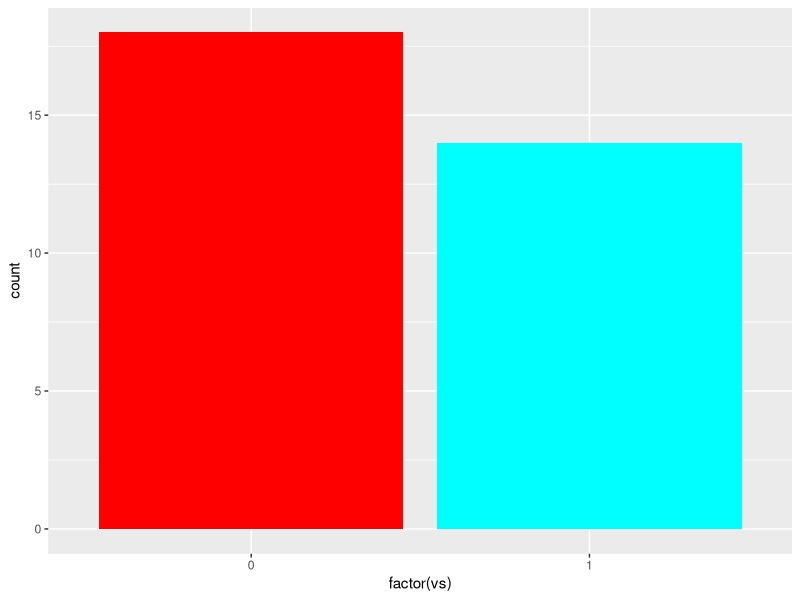
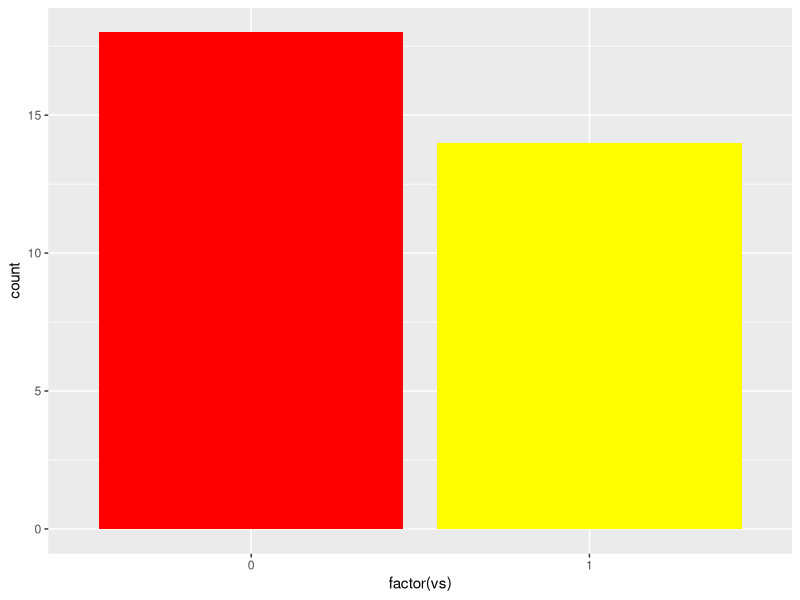
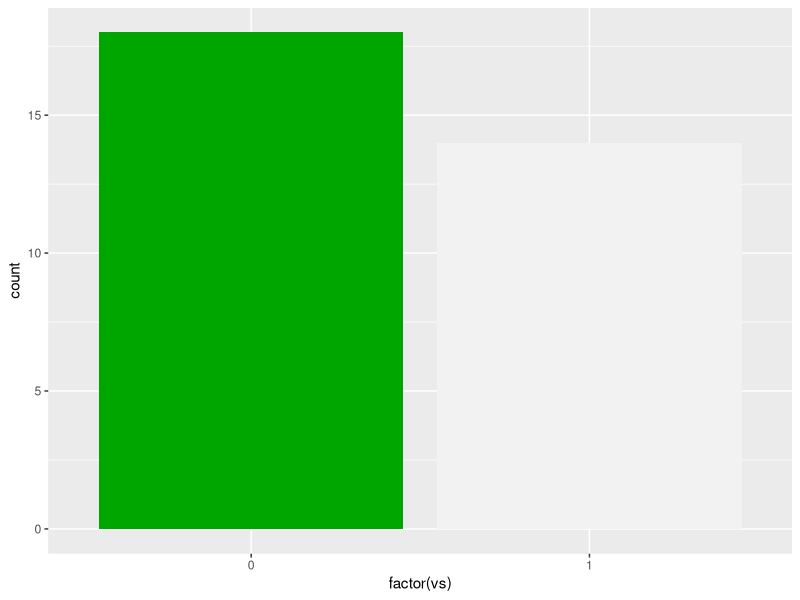
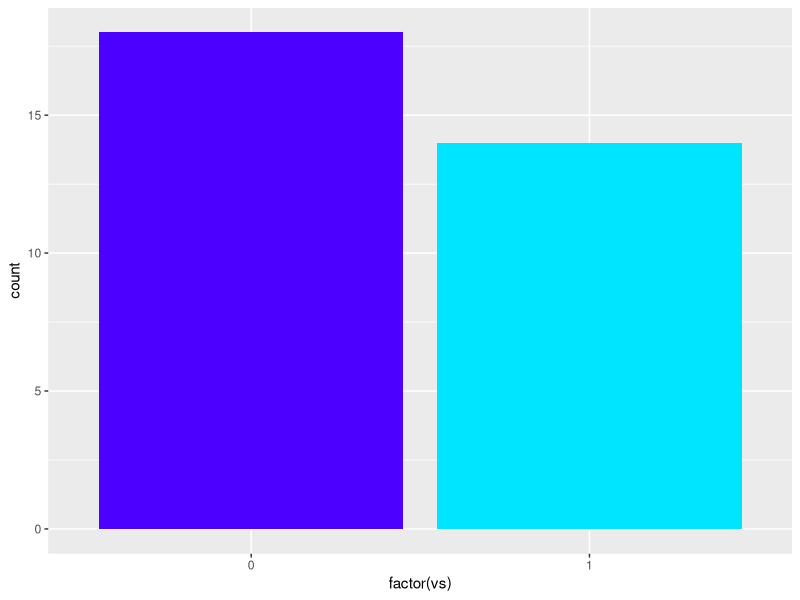
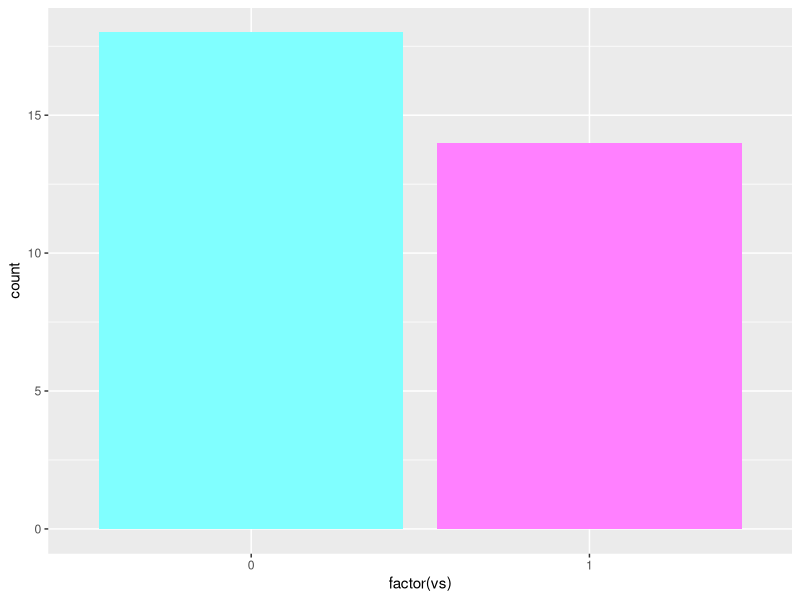

These charts were generated, in order, by the following R code:
#######################################
# COLOR FUNCTIONS IN R
#######################################
# - These functions automatically generate vectors of n colors
# using specific color palettes

library(tidyverse)

cars <- mtcars
View(cars)

#######################################
# rainbow(n)
#######################################
ggplot(cars, aes(factor(vs)))+
  geom_bar(fill=rainbow(2))

#######################################
# heat.colors(n)
#######################################
ggplot(cars, aes(factor(vs)))+
  geom_bar(fill=heat.colors(2))

#######################################
# terrain.colors(n)
#######################################
ggplot(cars, aes(factor(vs)))+
  geom_bar(fill=terrain.colors(2))

#######################################
# topo.colors(n)
#######################################
ggplot(cars, aes(factor(vs)))+
  geom_bar(fill=topo.colors(2))

#######################################
# cm.colors(n)
#######################################
ggplot(cars, aes(factor(vs)))+
  geom_bar(fill=cm.colors(2))
